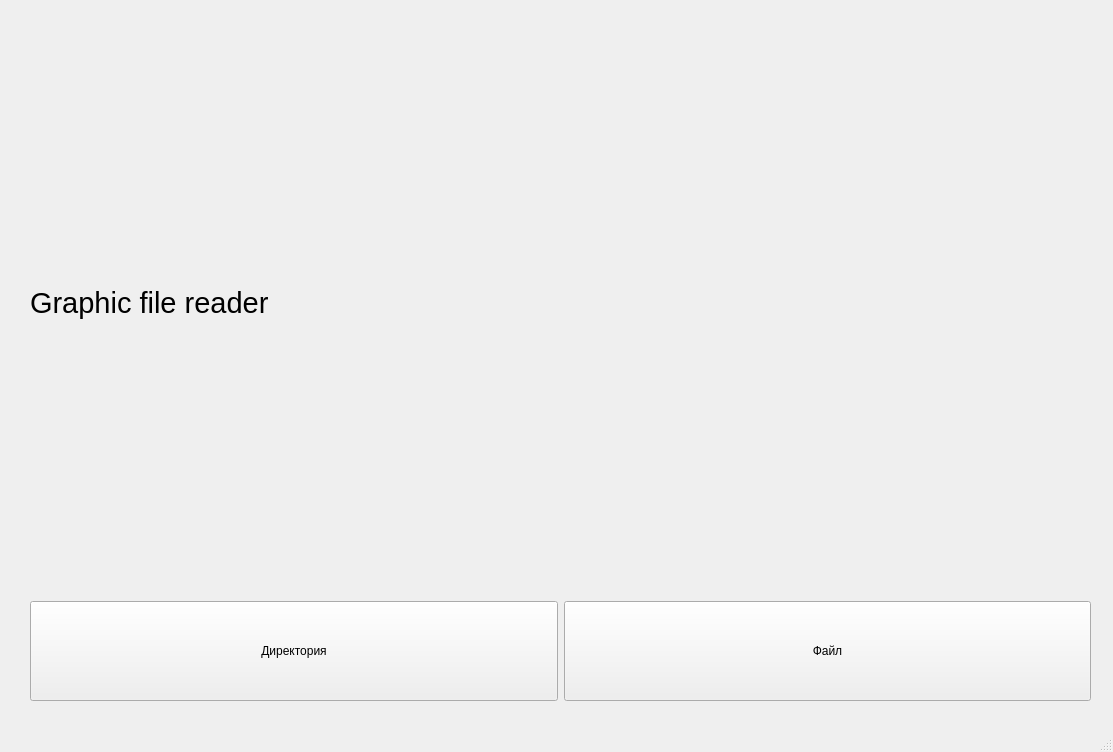
<?xml version="1.0" encoding="UTF-8"?>
<ui version="4.0">
 <class>MainWindow</class>
 <widget class="QMainWindow" name="MainWindow">
  <property name="geometry">
   <rect>
    <x>0</x>
    <y>0</y>
    <width>1113</width>
    <height>752</height>
   </rect>
  </property>
  <property name="windowTitle">
   <string>MainWindow</string>
  </property>
  <widget class="QWidget" name="centralwidget">
   <widget class="QWidget" name="verticalLayoutWidget">
    <property name="geometry">
     <rect>
      <x>30</x>
      <y>10</y>
      <width>1061</width>
      <height>691</height>
     </rect>
    </property>
    <layout class="QVBoxLayout" name="verticalLayout">
     <item>
      <widget class="QLabel" name="labName">
       <property name="font">
        <font>
         <pointsize>22</pointsize>
        </font>
       </property>
       <property name="text">
        <string>Graphic file reader</string>
       </property>
      </widget>
     </item>
     <item>
      <layout class="QHBoxLayout" name="horizontalLayout">
       <item>
        <widget class="QPushButton" name="ProviderButton">
         <property name="maximumSize">
          <size>
           <width>10000</width>
           <height>100</height>
          </size>
         </property>
         <property name="text">
          <string>Директория</string>
         </property>
        </widget>
       </item>
       <item>
        <widget class="QPushButton" name="OpenFileButton">
         <property name="maximumSize">
          <size>
           <width>10000</width>
           <height>100</height>
          </size>
         </property>
         <property name="text">
          <string>Файл</string>
         </property>
        </widget>
       </item>
      </layout>
     </item>
     <item>
      <layout class="QHBoxLayout" name="horizontalLayout_4"/>
     </item>
    </layout>
   </widget>
  </widget>
  <widget class="QMenuBar" name="menubar">
   <property name="geometry">
    <rect>
     <x>0</x>
     <y>0</y>
     <width>1113</width>
     <height>25</height>
    </rect>
   </property>
  </widget>
  <widget class="QStatusBar" name="statusbar"/>
 </widget>
 <resources/>
 <connections/>
</ui>
